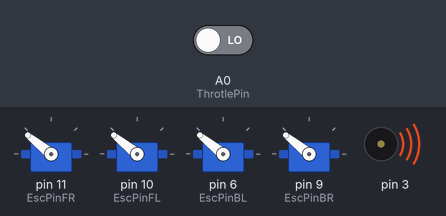
A sketch run on a simulated Arduino Uno, built for the host (arithmetic inside an expression is 32-bit, double 64-bit). Shown: 4 × servo, buzzer (waves = sounding). The inputs (shaded band) are chosen by the test bench; at power-on: A0 (ThrotlePin) LOW. What the sketch prints to the serial monitor is not drawn.

Above: at 0.1 s.
At 5.1 s:
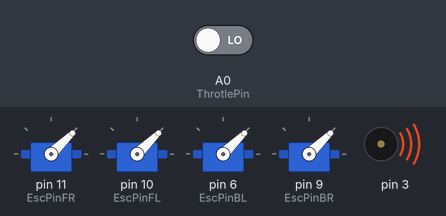
At 11.1 s:
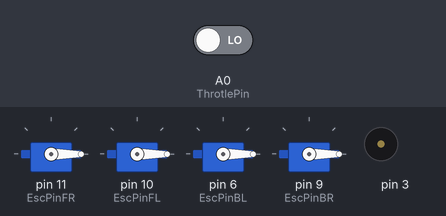
Timing chart, 0 to 12.6 s (numbered marks = the images above):
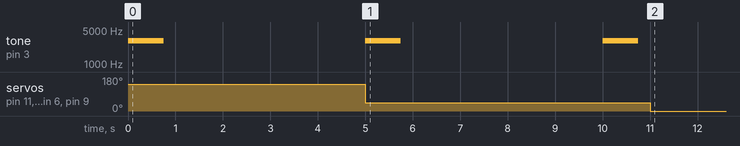

Measured:
- by itself, tone on pin 3: alternates 3000 Hz for 0.75 s and silent for 4.3 s, 6 changes in all, then stays silent
- by itself, servo on pin 11 (EscPinFR), servo on pin 10 (EscPinFL), servo on pin 6 (EscPinBL), servo on pin 9 (EscPinBR): 141° → 44° at 5.0 s, → 0° 6.0 s later

The sketch:

ESC_Test.ino
```cpp
#include <Servo.h>


//                                                               (2)   (1)
//ESC                                                            CW    CCW
#define EscPinFR 11 //CCW  (1)                                     ╲  ╱
#define EscPinFL 10 //CW (2)                                        ▉     ↑ forward
#define EscPinBR 9 //CW  (3)                                      ╱  ╲
#define EscPinBL 6 //CCW   (4)                                   CCW    CW
//                                                              (4)    (3)

//Remote
#define ThrotlePin A0

/******ESC Values******/
const int escIdle = 1000; //ESC idle speed
const int escMin = 1100; //ESC min working speed (for all esc)
const int escMax = 2000; //ESC max working spees (for all esc)

/******RC Values******/
const int throttleMin=995, throttleMax=1988;

Servo ESC_FL, ESC_FR, ESC_BL, ESC_BR;

bool isReady = false;

void setup() {
  // put your setup code here, to run once:
  Serial.begin(115200);

  Serial.println("Seting up ESCs");

  //Set the pin for each ESC
  ESC_FL.attach(EscPinFR);
  ESC_FR.attach(EscPinFL);
  ESC_BL.attach(EscPinBL);
  ESC_BR.attach(EscPinBR);
  Serial.print('>');


  //Set the ESC to max speed
  ESC_FL.writeMicroseconds(escMax);
  ESC_FR.writeMicroseconds(escMax);
  ESC_BL.writeMicroseconds(escMax);
  ESC_BR.writeMicroseconds(escMax);

  tone(3, 3000, 750);
  delay(5000);
  tone(3, 3000, 750);
  Serial.print('>');

  //Set the ESC to the min speed
  ESC_FL.writeMicroseconds(escIdle);
  ESC_FR.writeMicroseconds(escIdle);
  ESC_BL.writeMicroseconds(escIdle);
  ESC_BR.writeMicroseconds(escIdle);

  delay(5000);
  tone(3, 3000, 750);

  Serial.println("Seting up Reciver");

  pinMode(ThrotlePin, INPUT);


  isReady = true;
  Serial.println("Ready");
}

void loop() {
  if(!isReady) return;//Wait for ready

  int _throttle = map(pulseIn(ThrotlePin,HIGH),throttleMin,throttleMax,escIdle,escMax);
  Serial.println(_throttle);
  //Write the ESC values
  ESC_FL.writeMicroseconds(_throttle);
  ESC_FR.writeMicroseconds(_throttle);
  ESC_BL.writeMicroseconds(_throttle);
  ESC_BR.writeMicroseconds(_throttle);
}
```
